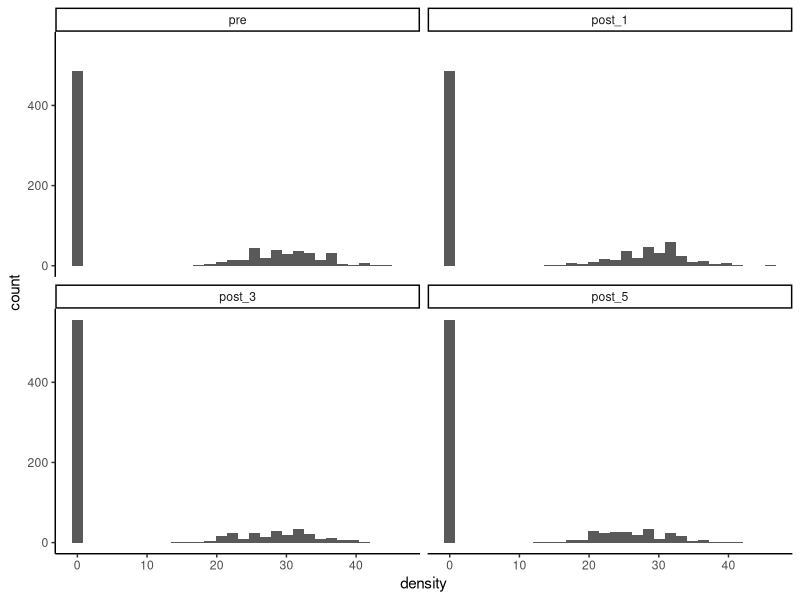
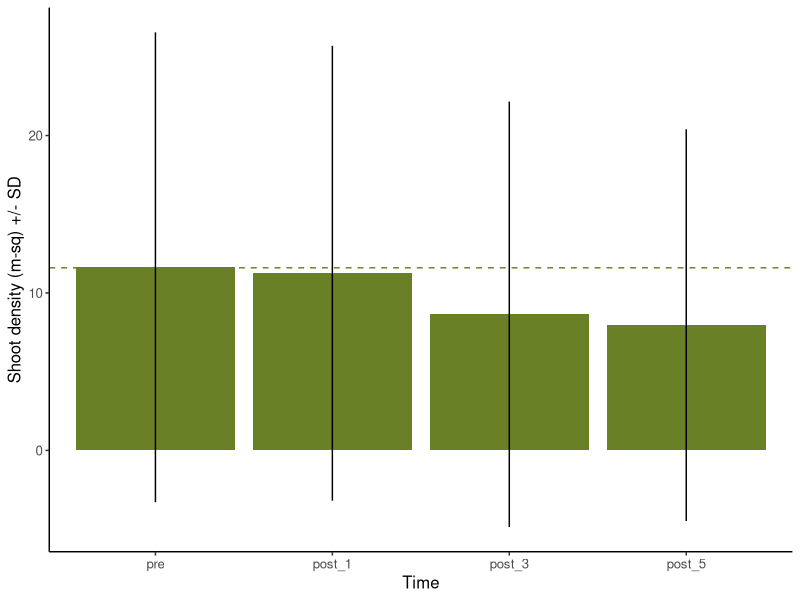
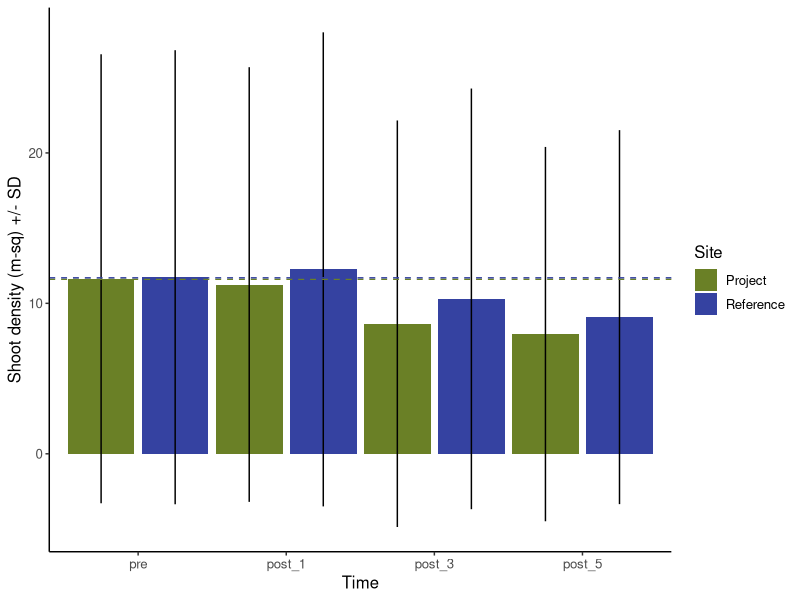

Here is the R script that generated these plots, in order:
## ---- chunk 1
library(tidyverse)

theme_set(theme_classic())

set.seed(9)
## ---- chunk 2
dat <- read.csv("example_eelgrass_data.csv", header = TRUE, stringsAsFactors = FALSE)

dat$time <- factor(dat$time, levels = c("pre", "one", "three", "five"))
dat$site <- factor(dat$site, levels = c("proj", "ref"))

dat.sum <- dat %>% 
  group_by(site, time) %>% 
  summarize(mean = mean(density),
            sd = sd(density))

pal <- c("#6A8026", "#3542A1")

manu.dat <- data.frame(
  quad = seq(1:50),
  eg = c(rpois(n = 18, lambda = 30), rep(0, 32))
)
## ---- chunk 3
dat.pre <- data.frame(
  quad = seq(1:796),
  density = c(rpois(n = 310, lambda = 30), rep(0, 486)),
  time = "pre",
  site = "proj"
)

dat.post1 <- data.frame(
  quad = seq(1:796),
  density = c(rpois(n = 310, lambda = 29), rep(0, 486)),
  time = "post_1",
  site = "proj"
)

dat.post3 <- data.frame(
  quad = seq(1:796),
  density = c(rpois(n = 240, lambda = 28), rep(0, 556)),
  time = "post_3",
  site = "proj"
)

dat.post5 <- data.frame(
  quad = seq(1:796),
  density = c(rpois(n = 240, lambda = 26), rep(0, 556)),
  time = "post_5",
  site = "proj"
)

dat.pre.ref <- data.frame(
  quad = seq(1:796),
  density = c(rpois(n = 310, lambda = 30), rep(0, 486)),
  time = "pre",
  site = "ref"
)

dat.post1.ref <- data.frame(
  quad = seq(1:796),
  density = c(rpois(n = 310, lambda = 32), rep(0, 486)),
  time = "post_1",
  site = "ref"
)

dat.post3.ref <- data.frame(
  quad = seq(1:796),
  density = c(rpois(n = 290, lambda = 28), rep(0, 506)),
  time = "post_3",
  site = "ref"
)

dat.post5.ref <- data.frame(
  quad = seq(1:796),
  density = c(rpois(n = 290, lambda = 25), rep(0, 506)),
  time = "post_5",
  site = "ref"
)

dat <- rbind.data.frame(dat.pre, dat.post1, dat.post3, dat.post5, dat.pre.ref, dat.post1.ref, dat.post3.ref, dat.post5.ref)

dat$density <- ifelse(dat$density < 0, 0, dat$density)

dat$time <- factor(dat$time, levels = c("pre", "post_1", "post_3", "post_5"))

dat.sum <- dat %>% 
  group_by(site, time) %>% 
  summarize(mean = mean(density),
            sd = sd(density))
## ---- chunk 4
# Known parameters
mean_pre <- round(mean(manu.dat$eg), 0)
alpha <- 0.1      # Significance level
beta <- 0.9       # Desired power
sd_pre <- round(sd(manu.dat$eg), 0)
delta <- (0.2 * mean_pre)  # Minimum detectable effect size (20% change)

# Calculate critical values
z_alpha_over_2 <- qnorm(1 - alpha/2)
z_beta <- abs(qnorm(1 - beta))

# Calculate sample size per group
sample_size <- ((2 * (z_alpha_over_2 + z_beta)^2 * sd_pre^2) / delta^2)
round(sample_size, 0)

200*qnorm(0.1)^2 / 5

2 *(qnorm(0.1) + qnorm(0.9))^2 * (10 / (10 - 8)^2)

## Whitehead
SSizWhitehead <- function(alpha, power, lambda_1, lambda_2, ratio) # estimate sample size
{
  tr = abs(-log(lambda_1/lambda_2))      
  lb = (ratio * lambda_1 + lambda_2)/(ratio + 1)
  za = qnorm(alpha)        # 1 tail
  zb = qnorm(1 - power)
  v = ((za + zb) / tr)^2
  return (round(v / ratio / lb * (ratio + 1) * (ratio + 1))) # total sample size (2 groups)
}

SSizWhitehead(0.1, 0.8, 11, (11 * 0.8), 1)
## ---- chunk 5
tran.dat <- data.frame(
  transect = as.character(1:7),
  length = c(115, rep(125, 6))
)

tran.dat$prop_tot_len <- tran.dat$length / sum(tran.dat$length)

tran.dat$tran_N <- round(tran.dat$prop_tot_len * round(sample_size, 0), 0)
## ---- chunk 6
mean_pre <- dat.sum[[1, 3]]
sd_pre <- dat.sum[[1, 4]]

tot_area <- ((115 * 10) + (6 * 125 * 10)) / 10.764

tot_pre_shoots <- tot_area * mean_pre
round(tot_pre_shoots, 0)
## ---- chunk 7
png(filename = "../Figures/worked_example_proj.png", width = 5, height = 3.5, units = "in", res = 400)
ggplot(dat.sum %>% 
         filter(site == "proj")) +
  geom_col(aes(x = time, y = mean, fill = site)) +
  geom_errorbar(aes(x = time, ymin = mean - sd, ymax = mean + sd, group = site), width = 0) +
  scale_fill_manual(values = pal, name = "Site", breaks = c("proj", "ref"), labels = c("Project", "Reference")) +
  geom_hline(aes(yintercept = 11.6), color = pal[1], linetype = "dashed") +
  xlab("Time") +
  ylab("Shoot density (m-sq) +/- SD") +
  theme(text = element_text(size = 12)) +
  theme(legend.position = "none")
dev.off()

ggplot(dat %>% 
         filter(site == "proj")) +
  geom_histogram(aes(x = density)) +
  facet_wrap(~ time)
## ---- chunk 8
## Year 1 ##
dat.1 <- dat %>% 
  filter(site == "proj") %>% 
  filter(time %in% c("pre", "post_1"))

mod.1 <- glm(density ~ time, data = dat.1, family = quasipoisson(link = "log"))
summary(mod.1)

## Year 3 ##
dat.2 <- dat %>% 
  filter(site == "proj") %>% 
  filter(time %in% c("pre", "post_3"))

mod.2 <- glm(density ~ time, data = dat.2, family = quasipoisson(link = "log"))
summary(mod.2)

## Year 5 ##
### Compare to pre ##
dat.3 <- dat %>% 
  filter(site == "proj") %>% 
  filter(time %in% c("pre", "post_5"))

mod.3 <- glm(density ~ time, data = dat.3, family = quasipoisson(link = "log"))
summary(mod.3)

### Compare to year 3 ##
dat.4 <- dat %>% 
  filter(site == "proj") %>% 
  filter(time %in% c("post_3", "post_5"))

mod.4 <- glm(density ~ time, data = dat.4, family = quasipoisson(link = "log"))
summary(mod.4)
## ---- chunk 9
## Year 3 ##
mean_3yr <- dat.sum[[3, 3]]

tot_shoots_3yr <- tot_area * mean_3yr

mit_shoots_3yr <- tot_pre_shoots - tot_shoots_3yr
round(mit_shoots_3yr)
## ---- chunk 10
png(filename = "../Figures/worked_example_proj_ref.png", width = 5.5, height = 3.5, units = "in", res = 400)
ggplot(dat.sum) +
  geom_col(aes(x = time, y = mean, group = site, fill = site), position = position_dodge(1)) +
  geom_errorbar(aes(x = time, ymin = mean - sd, ymax = mean + sd, group = site), position = position_dodge(1), width = 0) +
  scale_fill_manual(values = pal, name = "Site", breaks = c("proj", "ref"), labels = c("Project", "Reference")) +
  geom_hline(aes(yintercept = 11.6), color = pal[1], linetype = "dashed") +
  geom_hline(aes(yintercept = 11.7), color = pal[2], linetype = "dashed") +
  xlab("Time") +
  ylab("Shoot density (m-sq) +/- SD") +
  theme(text = element_text(size = 12))
dev.off()
## ---- chunk 11
## Project to reference ##
dat.5 <- dat %>% 
  filter(site %in% c("proj", "ref")) %>% 
  filter(time %in% c("pre"))

mod.5 <- glm(density ~ site, data = dat.5, family = quasipoisson(link = "log"))
summary(mod.5)

## Year 1 ##
dat.6 <- dat %>% 
  filter(time %in% c("pre", "post_1"))

mod.6 <- glm(density ~ time/site, data = dat.6, family = quasipoisson(link = "log"))
summary(mod.6)

## Year 3 ##
dat.7 <- dat %>% 
  filter(time %in% c("pre", "post_3"))

mod.7 <- glm(density ~ time/site, data = dat.7, family = quasipoisson(link = "log"))
summary(mod.7)

## Year 5 ##
dat.8 <- dat %>% 
  filter(time %in% c("pre", "post_5"))

mod.8 <- glm(density ~ time/site, data = dat.8, family = quasipoisson(link = "log"))
summary(mod.8)

### Compare to year 3 ##
dat.9 <- dat %>% 
  filter(time %in% c("post_3", "post_5"))

mod.9 <- glm(density ~ time/site, data = dat.9, family = quasipoisson(link = "log"))
summary(mod.9)
## ---- chunk 12
## Year 3 ##
mean_3yr_ref <- exp(mod.7$coefficients[[1]] - mod.7$coefficients[[4]])

tot_shoots_3yr_ref <- tot_area * mean_3yr_ref

mit_shoots_3yr_ref <- tot_pre_shoots - tot_shoots_3yr_ref
round(mit_shoots_3yr_ref)
## ---- chunk 13
dat.adj.1 <- dat %>% 
  filter(time %in% c("pre", "post_1")) 

dat.adj.1[797:1107, 2] <- dat.adj.1[797:1107, 2] * 0.75
dat.adj.1[2389:2698, 2] <- dat.adj.1[2389:2698, 2] * 0.75

dat.adj.1.sum <- dat.adj.1 %>% 
  group_by(site, time) %>% 
  summarise(mean = mean(density),
            sd = sd(density))
## ---- chunk 14
mod.10 <- glm(density ~ time/site, data = dat.adj.1, family = quasipoisson(link = "log"))
summary(mod.10)
## ---- chunk 15
ref_adj_shoots <- exp(mod.10$coefficients[[1]] + (mod.10$coefficients[[2]] + 0.200))

dens_shoots_ref_adj <-  mean_pre - ref_adj_shoots

mit_shoots_ref_adj <- tot_area * dens_shoots_ref_adj
round(mit_shoots_ref_adj)

## with no ref ##
tot_pre_shoots - (tot_area * dat.adj.1.sum[[2, 3]])
